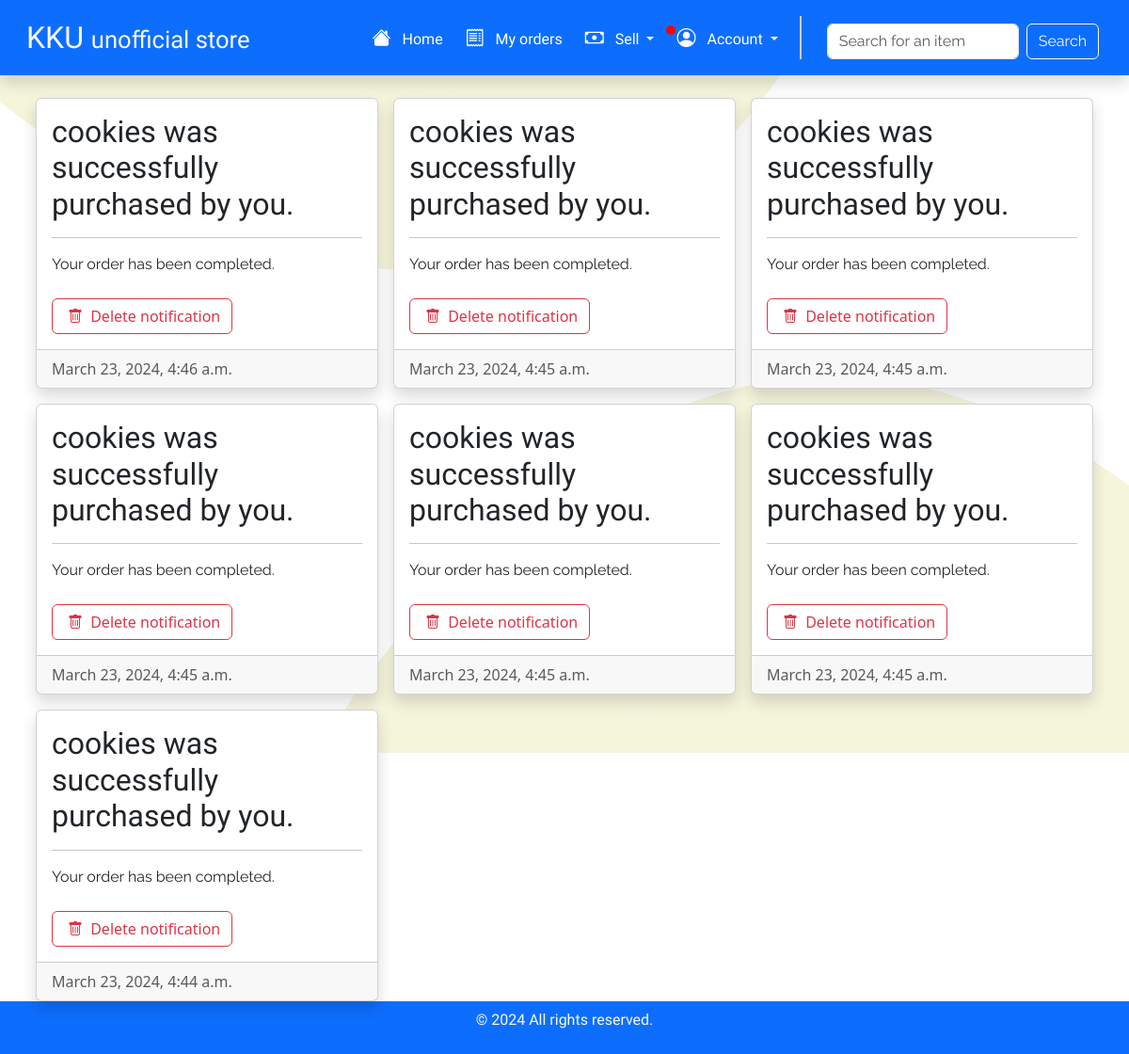
The page /notifications/ (signed in) on the database as committed earlier.
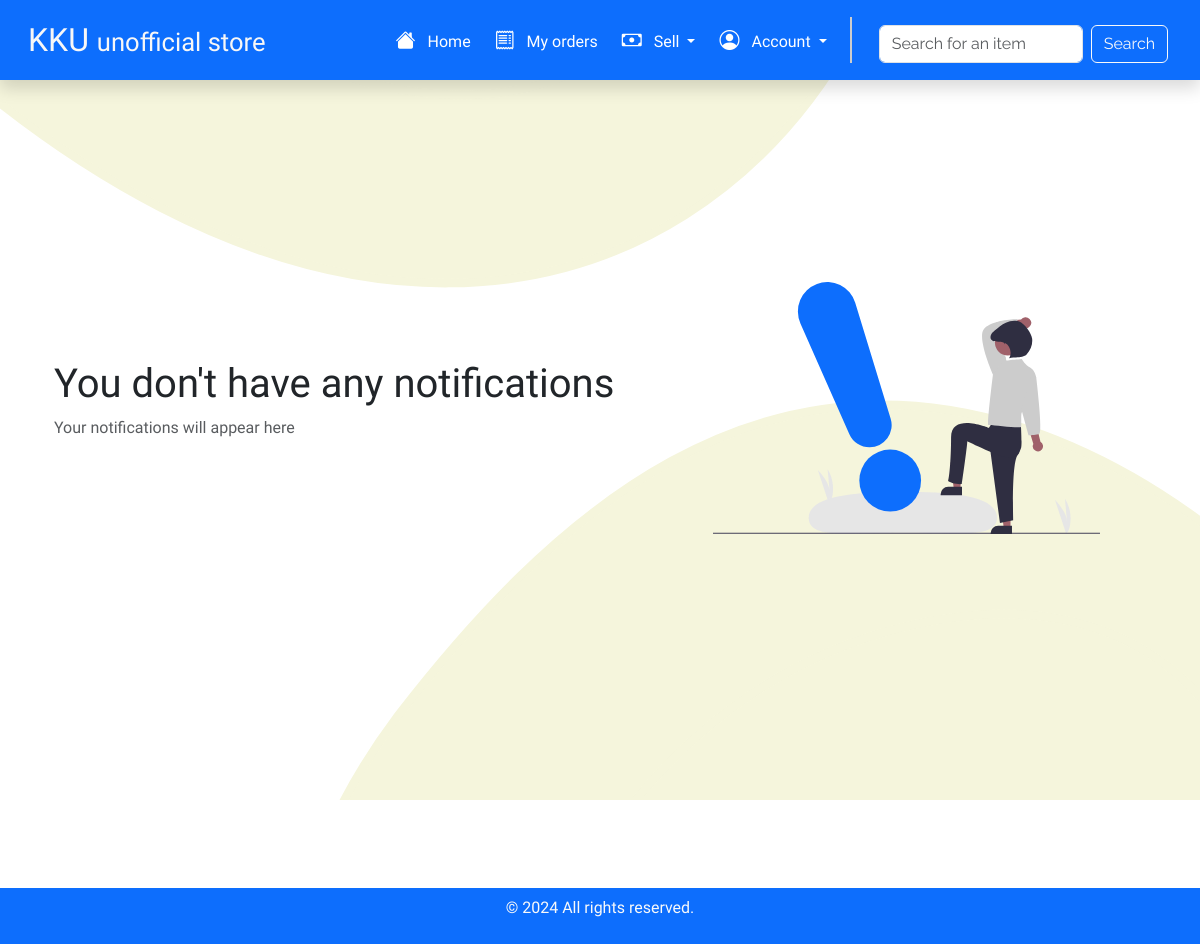
The same page on the database as committed later.
### shop/models.py (models this page shows, shortened)
class UserNotification(models.Model):
    username = models.CharField(max_length=128)
    title = models.CharField(max_length=100)
    body = models.CharField(max_length=100)
    date = models.DateTimeField(default=timezone.now)
    task = models.CharField(max_length=20)
    unread = models.BooleanField(default=True)

### shop/views.py (the view)
# urls.py: path('notifications/', views.notifications, name='notifications'),
def notifications(request):
    notifications = UserNotification.objects.filter(username=request.user.username).order_by('-date')
    for notification in notifications:
        notification.unread = False
        notification.save()
    return render(request, "notifications.html", {"notifications": notifications})

### shop/templates/notifications.html (shortened to what this page needs)
{% extends 'layout.html' %}
{% load static %}
{% block body %}
<div class="container">
    <div class="row" style="min-height: 80vh;" data-masonry='{"percentPosition": true }'>
        {% for notification in notifications %}
        <div class="g-3 col-md-4">
            <div class="shadow animate__animated animate__fadeInUp card p-0" style="height: fit-content;">
                <div class="card-body">
                    <h2 class="style-text">{{notification.title}}</h2>
                    <hr>
                    <p class="style-text-2 mb-4">{{notification.body}}</p>
                    <a href="{% url 'shop:delete_notification' notification.id %}" class="btn btn-outline-danger"><i
                            class="bi bi-trash mx-1"></i> Delete notification</a>
                </div>
                <div class="card-footer text-muted">{{notification.date}}</div>
            </div>
        </div>
        {% empty %}
        <div class="row d-flex align-items-center p-4" style="min-height: 70vh;">
            <div class="col-md-7 animate__animated animate__jackInTheBox">
                <h1 class="style-text-3">You don't have any notifications</h1>
                <p class="text-muted style-text">Your notifications will appear here</p>
            </div>
            <div class="col-md-5 d-flex justify-content-center align-items-center">
                <img class="widthlock" src="{% static 'media/undraw_notify_re_65on.svg' %}" alt="Wishlist">
            </div>
        </div>
        {% endfor %}
    </div>
</div>
{% endblock %}

### shop/templates/layout.html (shortened to what this page needs)
{% load static %}
<!DOCTYPE html>
<html lang="en">
<head>
    <link rel="stylesheet" href="{% static 'style.css' %}">
    <link href="https://cdn.jsdelivr.net/npm/bootstrap@5.3.3/dist/css/bootstrap.min.css" rel="stylesheet"
>
    <link rel="stylesheet" href="https://cdn.jsdelivr.net/npm/bootstrap-icons@1.3.0/font/bootstrap-icons.css">
    <link rel="stylesheet" href="https://cdnjs.cloudflare.com/ajax/libs/animate.css/4.1.1/animate.min.css"/>
</head>
<body>
    <nav class="navbar navbar-expand-lg navbar-dark bg-primary p-3 mb-2 shadow">
        <div class="container-fluid" style="min-height: 0;">
            <a class="style-text-4" href="{% url 'shop:homepage' %}" style="color: #f7f7f7; text-decoration: none; font-size: 2rem;" title="E-commerce application for students of King Khalid University">KKU <span class="style-text-4" style="font-size: 1.6rem;">unofficial store</span></a>
            <div class="collapse navbar-collapse style-text" id="navbarNav">
                <ul class="navbar-nav ms-auto">
                    <li class="nav-item">
                        <a class="nav-link active" href="{% url 'shop:index' %}"><i class="bi bi-house-fill lead mx-2"></i> Home </a>
                    </li>
                    <li class="nav-item">
                        <a class="nav-link active" href="{% url 'shop:myOrders' %}"><i class="bi bi-receipt lead mx-2"></i> My orders </a>
                    </li>
                    <li class="nav-item dropdown">
                        <a class="nav-link dropdown-toggle active" href="" data-bs-toggle="dropdown" aria-expanded="false"><i
                                class="bi bi-cash lead mx-2"></i> Sell </a>
                    </li>
                    <li class="nav-item dropdown">
                        <a class="nav-link dropdown-toggle active notification_panel" href="" data-bs-toggle="dropdown" aria-expanded="false"><i class="bi bi-person-circle lead mx-2"></i> Account {% if notifications %}<span class="notification_badge"></span>{% endif %}</a>
                    </li>
                    <li><div class="vertical-line d-none d-lg-block"></div></li>
                    <li class="nav-item mt-2 mx-1">
                        <form action="{% url 'shop:search_item' %}" class="d-flex justify-content-center align-items-center style-text-2" method="post">
                            <input type="text" class="form-control mx-2" placeholder="Search for an item"
                                aria-label="Search for an item" aria-describedby="basic-addon2" name="search">
                                <a class="btn btn-outline-light" type="submit">Search</a>
                        </form>
                    </li>
                </ul>
            </div>
        </div>
    </nav>
    {% block body %}
    {% endblock %}
    <footer class="text-light text-center py-2 bg-primary">
        <p class="style-text">&copy; 2024 All rights reserved.</p>
    </footer>
</body>
</html>

### shop/static/style.css (style rules this page uses)
:root { --family1: 'Kalnia'; --family2: 'Wix Madefor Display'; --family3: 'Raleway'; --family4: 'Poltawski Nowy'; --family5: 'Trochut'; --themecolor1: '#0d6efd'; --themecolor2: '#f7f7f7'; }
body { background: #f7f7f7; }
.animatedSVG { position: fixed; top: 0; left: 0; z-index: -1; height: 100vh; width: 100%; }
.container { min-height: 100vh; }
.widthlock { height: auto; width: 90%; }
.style-text { font-family: var(--family2); }
.style-text-2 { font-family: var(--family3); }
.style-text-3 { font-family: var(--family4); }
.style-text-4 { font-family: var(--family5); }
.vertical-line { border-left: 2px solid #ccc; height: 100%; margin: 0 15px; }
.notification_panel { position: relative; }

Rows that differ between the two databases and show on the page:
removed UserNotification: title "cookies was successfully purchased by you.", body "Your order has been completed.", date "March 23, 2024, 4:46 a.m."
removed UserNotification: title "cookies was successfully purchased by you.", body "Your order has been completed.", date "March 23, 2024, 4:45 a.m."
removed UserNotification: title "cookies was successfully purchased by you.", body "Your order has been completed.", date "March 23, 2024, 4:45 a.m."
removed UserNotification: title "cookies was successfully purchased by you.", body "Your order has been completed.", date "March 23, 2024, 4:45 a.m."
removed UserNotification: title "cookies was successfully purchased by you.", body "Your order has been completed.", date "March 23, 2024, 4:45 a.m."
removed UserNotification: title "cookies was successfully purchased by you.", body "Your order has been completed.", date "March 23, 2024, 4:45 a.m."
removed UserNotification: title "cookies was successfully purchased by you.", body "Your order has been completed.", date "March 23, 2024, 4:44 a.m."
Other text that changed with them:
text now shown: "You don't have any notifications Your notifications will appear here"
